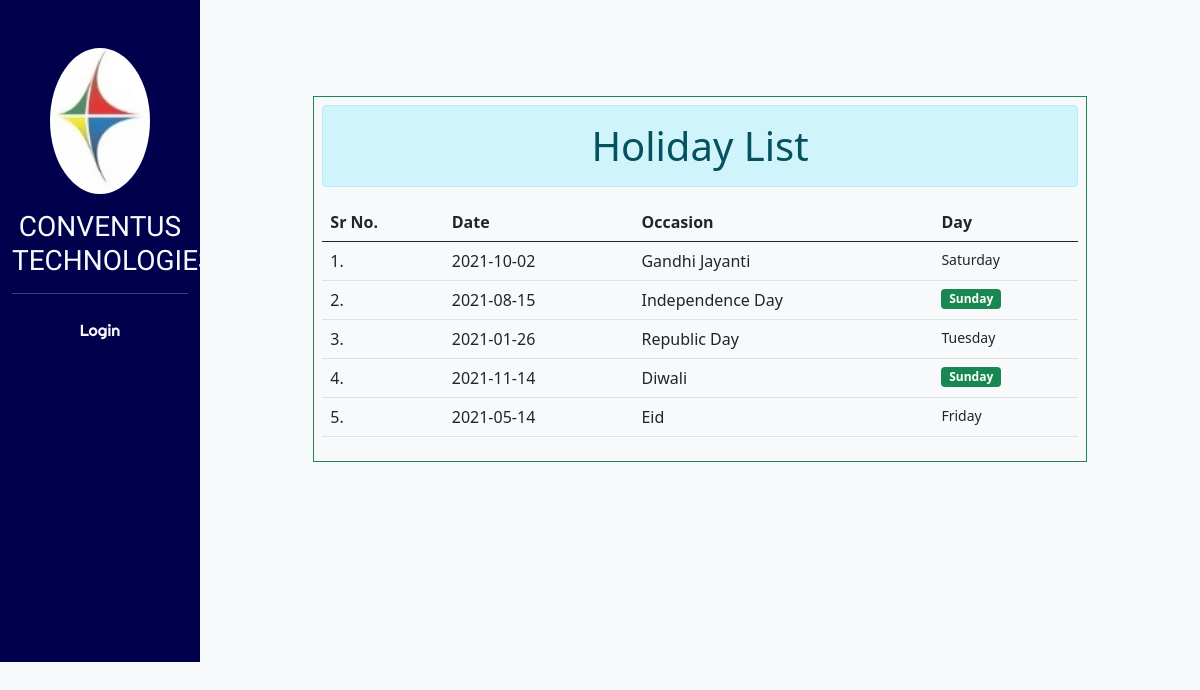
Screenshot of /holiday/ with the database file from the repository.
### events/models.py (models this page shows, shortened)
class Holiday(models.Model):
	Date=models.CharField(max_length=50)
	Day=models.CharField(max_length=50)
	Occasion=models.CharField(max_length=50)

### events/views.py (the view)
# urls.py: path('holiday/',holiday),
def holiday(request):
	h=Holiday.objects.all()
	return render(request,'events/holiday.html',{'x':h})

### events/templates/events/holiday.html
{% extends 'core/base.html' %}
{% block content %}
<br><br>
<div class='container mt-5'>
	<div class='col-10 mx-auto border border-success p-2 border-round'>
<h1 class='alert alert-info mx-auto text-center'>Holiday List</h1>
<table class="table">
  <thead>
    <tr>
      <th scope="col">Sr No.</th>
      <th scope="col">Date</th>
      <th scope="col">Occasion</th>
      <th scope="col">Day</th>
    </tr>
  </thead>
  <tbody>
    {% for i in x %}
    <tr>
      <td>{{forloop.counter}}.</td>
      <td>{{i.Date}}</td>
      <td>{{i.Occasion}}</td>
      {% if i.Day == 'Sunday' %}
       <td><small class='badge bg-success'>{{i.Day}}</small></td>
       {% else %}
        <td><small>{{i.Day}}</small></td>
        {% endif %}
    </tr>
   {% endfor %}
  </tbody>
</table>
</div>
</div>
			{% endblock %}

### core/templates/core/base.html (shortened to what this page needs)
{% load static %}
<html>
<head>
	<link rel="stylesheet" type="text/css" href="{% static 'core/css/bootstrap.css' %}">
	<link rel="stylesheet" type="text/css" href="{% static 'core/css/all.min.css' %}">
	{% block corecss %}
	<link rel="stylesheet" type="text/css" href="{% static 'core/css/core.css' %}">
	{% endblock %}
</head>
<body>
<div class='container-fluid bg-light'>
	<div class='row'>
		<div class='col-sm-2' style="background: #00004d">
			{% include 'core/sidebar.html' %}
		</div>
		<div class='col-sm-10'>
			{% block content %}
			{% endblock %}
		</div>
	</div>
</div>
	</body>
	</html>

### core/templates/core/sidebar.html (shortened to what this page needs)
{% load static %}
<div class='border-right border-danger h-100'>
				<div class='text-center'>
					<img src="{% static 'core/images/rutu.jpeg' %}" class='img-fluid rounded-circle mt-5' width='100px' height='100px'>
				</div>
				<h3 class='ft text-light mt-3 text-center'>CONVENTUS TECHNOLOGIES</h3>
				<hr class='bg-light'>
			<nav class='nav flex-column text-center nav-fill w-100 navbar-fixed-top'>
				{% if user.is_authenticated %}
				<a href='/' class='nav-link text-light'>Company Events</a>
				<a href='/conveyance/' class='nav-link text-light'>Conveyance Form</a>
				<a href='/conveyancelist/' class='nav-link text-light'>My Conveyance List</a>
				<a href='/holiday/' class='nav-link text-light'>Holiday List</a>
				<a href='/users/changepassword/' class='nav-link text-light'>Change My Password</a>
					<a href='/users/logout/' class='nav-link text-light'>Logout</a>
					{% else %}
					<a href='/users/login/' class='nav-link text-light'>Login</a>
				{% endif %}
				<br><br><br><br><br><br><br><br><br><br><br><br><br>
			</nav>
		</div>

### core/static/core/css/core.css (style rules this page uses)
.ft { font-family: 'Comic Neue', cursive; }
.nav-link { font-family: 'Righteous', cursive; }
html,body { height:100%; }
.container-fluid { min-height: 100%; }

### rows the page displays
Holiday: Date "2021-10-02", Occasion "Gandhi Jayanti", Day "Saturday"
Holiday: Date "2021-08-15", Occasion "Independence Day", Day "Sunday"
Holiday: Date "2021-01-26", Occasion "Republic Day", Day "Tuesday"
Holiday: Date "2021-11-14", Occasion "Diwali", Day "Sunday"
Holiday: Date "2021-05-14", Occasion "Eid", Day "Friday"
